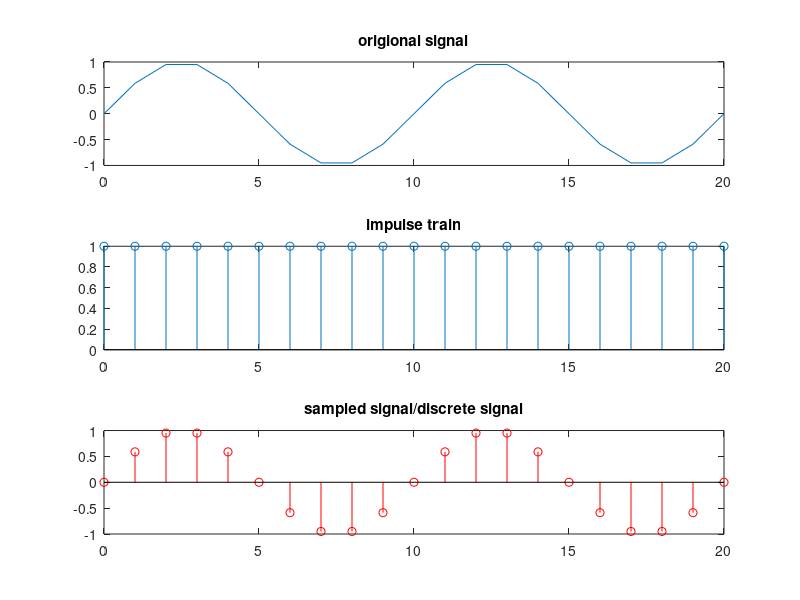

Here is the MATLAB script that generated this plot:
clc;
clear all;
close all;
m=1;
N=20;
n=0:m:N;
d=(n==0:m:N);
f=100;
fs=1000;
b=sin(2*pi*(f/fs)*n);
y=d.*b;
subplot(3,1,1)
plot(n,b);
title('origional signal');
subplot(3,1,2)
stem(n,d);
title('impulse train');
subplot(3,1,3)
stem(n,y, 'r');
title('sampled signal/discrete signal');
